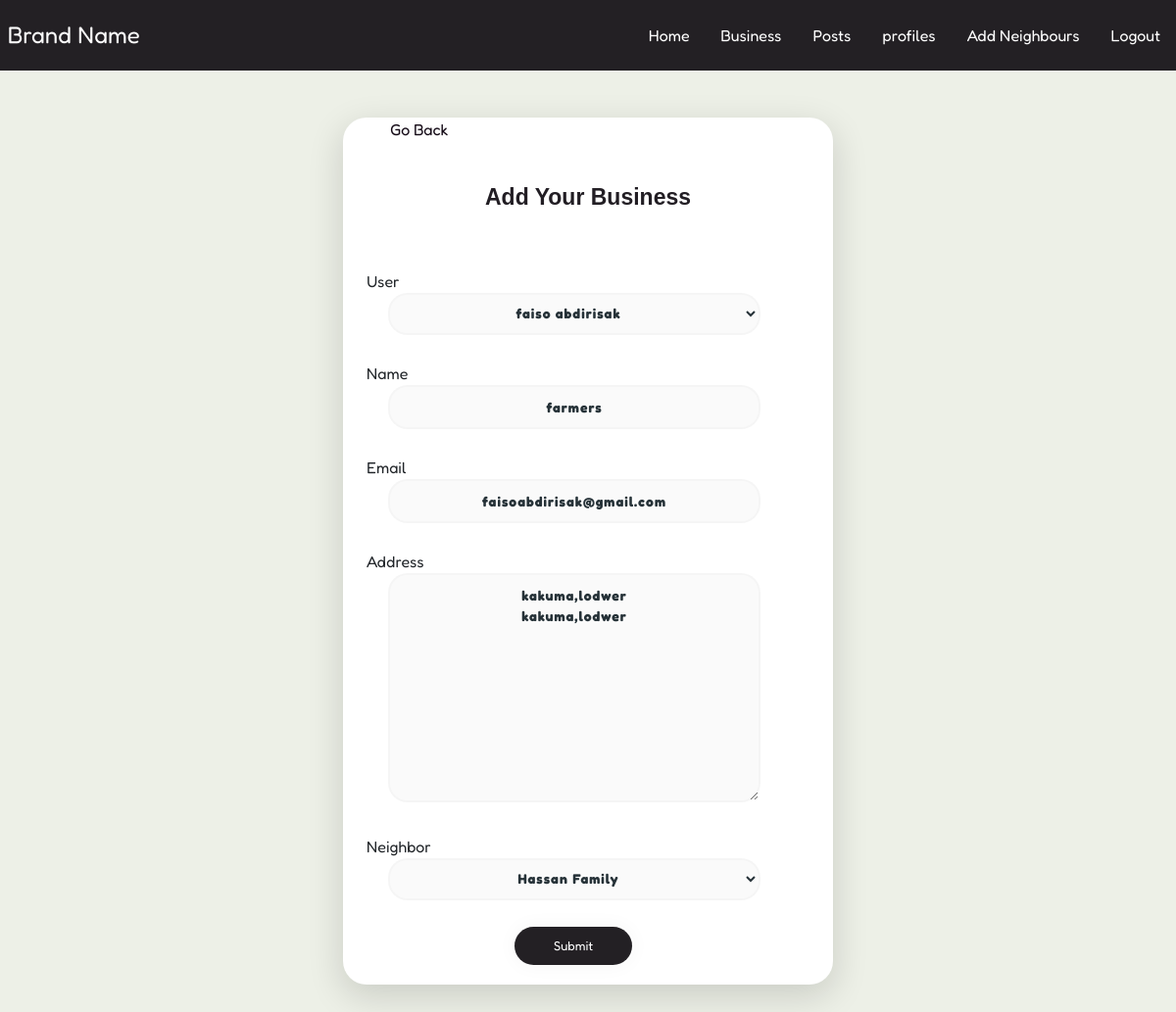
Page /business/update-busines/def5852e65034d1dac07e0d341a6b224 (signed in) on the committed database.
### business/models.py (models this page shows, shortened)
class Business(models.Model):
    user= models.ForeignKey(Profile,null=True,blank=True,on_delete=models.SET_NULL)
    name = models.CharField(max_length=255)
    email = models.EmailField()
    address = models.TextField()
    neighbor = models.ForeignKey(Neighbor, on_delete=models.CASCADE, blank=True)
    created = models.DateTimeField(auto_now_add=True)
    id = models.UUIDField(default=uuid.uuid4,unique=True,primary_key=True,editable=False)

### business/views.py (the view)
# urls.py: path('update-busines/<str:pk>', views.updateBusines, name='update-busines'),
@login_required(login_url='login')
def updateBusines(request,pk):
    business=Business.objects.get(id=pk)
    form=BusinessForm(instance=business)
    if request.method=='POST':
        form=BusinessForm(request.POST,request.FILES, instance=business)
        if form.is_valid():
            form.save()
            return redirect('business')
    context={'form':form}
    return render(request, 'businesses/business_form.html',context)

### business/forms.py
class BusinessForm(ModelForm):
    class Meta:
        model=Business
        fields='__all__'
    def __init__(self, *args,**kwargs):
        super(BusinessForm,self).__init__(*args,**kwargs)
        for name,field in self.fields.items():
            field.widget.attrs.update({'class':'un'})

### Myneighbor/models.py (called while the page is built)
    def __str__(self):
        return self.name

### users/models.py (called while the page is built)
    def __str__(self):
        return str(self.name)

### business/templates/businesses/business_form.html (shortened to what this page needs)
{% extends 'base.html' %}
{% block content %}
<div class="main">
    <a href="{% url 'business' %}" class=" m-5 pt-5">Go Back</a>
    <p class="sign" align="center">Add Your Business</p>
    <form class="form1" method="POST" enctype="multipart/form-data">
        {% for field in form %}
        <label for ="forminput#text" class="text-center mx-4">{{field.label}}</label>
      {{field}}
    {% endfor %}
     <input type="submit" class="submit" align="center" >
    </div>
{% endblock %}

### static/styles/main.css (style rules this page uses)
* { margin: 0; padding: 0; box-sizing: border-box; }
body { font-family: 'Fredoka', sans-serif; background-color: rgb(237, 240, 231); }
.main { background-color: #FFFFFF; width: 500px; min-height: 500px; margin: 3em auto; border-radius: 1.5em; box-shadow: 0px 11px 35px 2px rgba(0, 0, 0, 0.14); }
.sign { padding-top: 40px; color: #221e24; font-family: 'Ubuntu', sans-serif; font-weight: bold; font-size: 23px; }
.un { width: 76%; color: rgb(38, 50, 56); font-weight: 700; font-size: 14px; letter-spacing: 1px; background: rgba(136, 126, 126, 0.04); padding: 10px 20px; border: none; border-radius: 20px; outline: none; box-sizing: border-box; border: 2px solid rgba(0, 0, 0, 0.02); margin-bottom: 50px; margin-left: 46px; text-align: center; margin-bottom: 27px; }
form.form1 { padding-top: 40px; }
.submit { cursor: pointer; border-radius: 5em; color: #fff; background-color:#232024; color: white; border: 0; padding-left: 40px; padding-right: 40px; padding-bottom: 10px; padding-top: 10px; margin-left: 35%; margin-bottom: 20px; font-size: 13px; box-shadow: 0 0 20px 1px rgba(0, 0, 0, 0.04); }
a { text-shadow: 0px 0px 3px rgba(117, 117, 117, 0.12); color: #140a16; text-decoration: none }

### rows in the picture
Business: form "faiso abdirisak" "farmers" "faisoabdirisak@gmail.com" "kakuma,lodwer kakuma,lodwer" "Hassan Family"

### other values in the picture
{{ field.label }} "User" "Name" "Email" "Address" "Neighbor"
